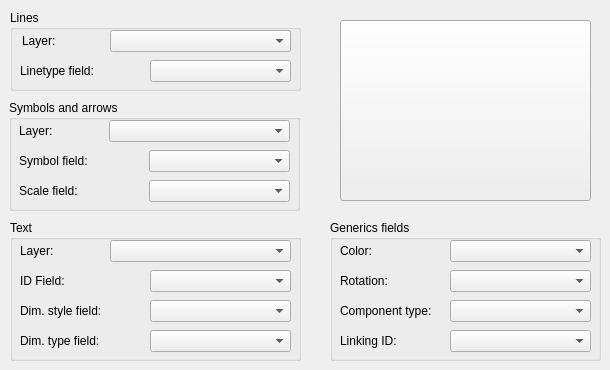
   <widget class="QWidget" name="DBTab">
    <attribute name="title">
     <string>DB</string>
    </attribute>
    <widget class="QGroupBox" name="groupBox_5">
     <property name="geometry">
      <rect>
       <x>10</x>
       <y>10</y>
       <width>291</width>
       <height>81</height>
      </rect>
     </property>
     <property name="title">
      <string>Lines</string>
     </property>
     <widget class="QLabel" name="label_2">
      <property name="geometry">
       <rect>
        <x>12</x>
        <y>20</y>
        <width>81</width>
        <height>21</height>
       </rect>
      </property>
      <property name="text">
       <string>Layer:</string>
      </property>
     </widget>
     <widget class="QComboBox" name="linearLayerName">
      <property name="geometry">
       <rect>
        <x>100</x>
        <y>20</y>
        <width>181</width>
        <height>22</height>
       </rect>
      </property>
      <property name="toolTip">
       <string>Name of the layer for dimension lines.</string>
      </property>
     </widget>
     <widget class="QComboBox" name="lineTypeFieldName">
      <property name="geometry">
       <rect>
        <x>140</x>
        <y>50</y>
        <width>141</width>
        <height>22</height>
       </rect>
      </property>
      <property name="toolTip">
       <string>Field storing the linetype name.</string>
      </property>
     </widget>
     <widget class="QLabel" name="label_21">
      <property name="geometry">
       <rect>
        <x>10</x>
        <y>50</y>
        <width>121</width>
        <height>21</height>
       </rect>
      </property>
      <property name="text">
       <string>Linetype field:</string>
      </property>
     </widget>
    </widget>
    <widget class="QGroupBox" name="groupBox_6">
     <property name="geometry">
      <rect>
       <x>9</x>
       <y>100</y>
       <width>291</width>
       <height>111</height>
      </rect>
     </property>
     <property name="title">
      <string>Symbols and arrows</string>
     </property>
     <widget class="QComboBox" name="symbolLayerName">
      <property name="geometry">
       <rect>
        <x>100</x>
        <y>20</y>
        <width>181</width>
        <height>22</height>
       </rect>
      </property>
      <property name="toolTip">
       <string>Name of the layer for dimension symbols and arrows.</string>
      </property>
     </widget>
     <widget class="QLabel" name="label_13">
      <property name="geometry">
       <rect>
        <x>10</x>
        <y>20</y>
        <width>81</width>
        <height>21</height>
       </rect>
      </property>
      <property name="text">
       <string>Layer:</string>
      </property>
     </widget>
     <widget class="QLabel" name="label_22">
      <property name="geometry">
       <rect>
        <x>10</x>
        <y>50</y>
        <width>121</width>
        <height>21</height>
       </rect>
      </property>
      <property name="text">
       <string>Symbol field:</string>
      </property>
     </widget>
     <widget class="QComboBox" name="symbolFieldName">
      <property name="geometry">
       <rect>
        <x>140</x>
        <y>50</y>
        <width>141</width>
        <height>22</height>
       </rect>
      </property>
      <property name="toolTip">
       <string>Field storing the symbol name.</string>
      </property>
     </widget>
     <widget class="QComboBox" name="scaleFieldName">
      <property name="geometry">
       <rect>
        <x>140</x>
        <y>80</y>
        <width>141</width>
        <height>22</height>
       </rect>
      </property>
      <property name="toolTip">
       <string>Field storing the symbol size.</string>
      </property>
     </widget>
     <widget class="QLabel" name="label_23">
      <property name="geometry">
       <rect>
        <x>10</x>
        <y>80</y>
        <width>121</width>
        <height>21</height>
       </rect>
      </property>
      <property name="text">
       <string>Scale field:</string>
      </property>
     </widget>
    </widget>
    <widget class="QGroupBox" name="groupBox_7">
     <property name="geometry">
      <rect>
       <x>330</x>
       <y>220</y>
       <width>271</width>
       <height>141</height>
      </rect>
     </property>
     <property name="title">
      <string>Generics fields</string>
     </property>
     <widget class="QLabel" name="label_24">
      <property name="geometry">
       <rect>
        <x>10</x>
        <y>50</y>
        <width>101</width>
        <height>21</height>
       </rect>
      </property>
      <property name="text">
       <string>Rotation:</string>
      </property>
     </widget>
     <widget class="QComboBox" name="rotFieldName">
      <property name="geometry">
       <rect>
        <x>120</x>
        <y>50</y>
        <width>141</width>
        <height>22</height>
       </rect>
      </property>
      <property name="toolTip">
       <string>Field storing the rotation of the punctual elements od dimension (symbols, arrows, text).</string>
      </property>
     </widget>
     <widget class="QLabel" name="label_16">
      <property name="geometry">
       <rect>
        <x>10</x>
        <y>20</y>
        <width>101</width>
        <height>21</height>
       </rect>
      </property>
      <property name="text">
       <string>Color:</string>
      </property>
     </widget>
     <widget class="QComboBox" name="colorFieldName">
      <property name="geometry">
       <rect>
        <x>120</x>
        <y>20</y>
        <width>141</width>
        <height>22</height>
       </rect>
      </property>
      <property name="toolTip">
       <string>Field storing the RGB colorfor all elements of dimension (e.g. &quot;255,255,255,255&quot; = white with total opacity).</string>
      </property>
     </widget>
     <widget class="QLabel" name="label_28">
      <property name="geometry">
       <rect>
        <x>10</x>
        <y>110</y>
        <width>101</width>
        <height>21</height>
       </rect>
      </property>
      <property name="text">
       <string>Linking ID:</string>
      </property>
     </widget>
     <widget class="QComboBox" name="idParentFieldName">
      <property name="geometry">
       <rect>
        <x>120</x>
        <y>110</y>
        <width>141</width>
        <height>22</height>
       </rect>
      </property>
      <property name="toolTip">
       <string>Field storing the ID of the dimension to group all elements (except the text which is the root element).</string>
      </property>
     </widget>
     <widget class="QLabel" name="label_25">
      <property name="geometry">
       <rect>
        <x>10</x>
        <y>80</y>
        <width>101</width>
        <height>21</height>
       </rect>
      </property>
      <property name="text">
       <string>Component type:</string>
      </property>
     </widget>
     <widget class="QComboBox" name="componentFieldName">
      <property name="geometry">
       <rect>
        <x>120</x>
        <y>80</y>
        <width>141</width>
        <height>22</height>
       </rect>
      </property>
      <property name="toolTip">
       <string>&lt;html&gt;&lt;head/&gt;&lt;body&gt;&lt;p&gt;Field storing the component type of dimension:&lt;/p&gt;&lt;p&gt;&amp;quot;D1&amp;quot; = Dimension line 1.&lt;/p&gt;&lt;p&gt;&amp;quot;D2&amp;quot; = Dimension line 2.&lt;/p&gt;&lt;p&gt;&amp;quot;E1&amp;quot; = Extension line 1.&lt;/p&gt;&lt;p&gt;&amp;quot;E2&amp;quot; = Extension line 2.&lt;/p&gt;&lt;p&gt;&amp;quot;L&amp;quot;  = Leader.&lt;/p&gt;&lt;p&gt;&amp;quot;B1&amp;quot; = Block 1.&lt;/p&gt;&lt;p&gt;&amp;quot;B2&amp;quot; = Block 2.&lt;/p&gt;&lt;p&gt;&amp;quot;LB&amp;quot; = Leader Block.&lt;/p&gt;&lt;p&gt;&amp;quot;AB&amp;quot; = Arc Block.&lt;/p&gt;&lt;p&gt;&amp;quot;D1&amp;quot; = Dimension point 1.&lt;/p&gt;&lt;p&gt;&amp;quot;D2&amp;quot; = Dimension point 2.&lt;/p&gt;&lt;/body&gt;&lt;/html&gt;</string>
      </property>
     </widget>
    </widget>
    <widget class="QGroupBox" name="groupBox_8">
     <property name="geometry">
      <rect>
       <x>10</x>
       <y>220</y>
       <width>291</width>
       <height>141</height>
      </rect>
     </property>
     <property name="title">
      <string>Text</string>
     </property>
     <widget class="QLabel" name="label_27">
      <property name="geometry">
       <rect>
        <x>10</x>
        <y>50</y>
        <width>121</width>
        <height>21</height>
       </rect>
      </property>
      <property name="text">
       <string>ID Field:</string>
      </property>
     </widget>
     <widget class="QComboBox" name="idFieldName">
      <property name="geometry">
       <rect>
        <x>140</x>
        <y>50</y>
        <width>141</width>
        <height>22</height>
       </rect>
      </property>
      <property name="toolTip">
       <string>Field storing the unique code for each dimension.</string>
      </property>
     </widget>
     <widget class="QComboBox" name="dimStyleFieldName">
      <property name="geometry">
       <rect>
        <x>140</x>
        <y>80</y>
        <width>141</width>
        <height>22</height>
       </rect>
      </property>
      <property name="toolTip">
       <string>Field storing the name of the dimension style.</string>
      </property>
     </widget>
     <widget class="QLabel" name="label_29">
      <property name="geometry">
       <rect>
        <x>10</x>
        <y>80</y>
        <width>121</width>
        <height>21</height>
       </rect>
      </property>
      <property name="text">
       <string>Dim. style field:</string>
      </property>
     </widget>
     <widget class="QLabel" name="label_30">
      <property name="geometry">
       <rect>
        <x>10</x>
        <y>110</y>
        <width>121</width>
        <height>21</height>
       </rect>
      </property>
      <property name="text">
       <string>Dim. type field:</string>
      </property>
     </widget>
     <widget class="QComboBox" name="dimTypeFieldName">
      <property name="geometry">
       <rect>
        <x>140</x>
        <y>110</y>
        <width>141</width>
        <height>22</height>
       </rect>
      </property>
      <property name="toolTip">
       <string>&lt;html&gt;&lt;head/&gt;&lt;body&gt;&lt;p&gt;Field storing the dimension type:&lt;/p&gt;&lt;p&gt;&amp;quot;AL&amp;quot; = linear dimension that is aligned with the origin points of the extension lines.&lt;/p&gt;&lt;p&gt;&amp;quot;AN&amp;quot; = angular dimension, it measures the angle between selected objects or 3 points.&lt;/p&gt;&lt;p&gt;&amp;quot;BL&amp;quot; = linear, angular, or ordinate dimension from the baseline of the previous or selected dimension.&lt;/p&gt;&lt;p&gt;&amp;quot;CE&amp;quot; = creates the center mark or the centerlines of circles and arcs.&lt;/p&gt;&lt;p&gt;&amp;quot;DI&amp;quot; = creates a diameter dimension for a circle or an arc.&lt;/p&gt;&lt;p&gt;&amp;quot;LD&amp;quot; = creates a line that connects annotation to a feature..&lt;/p&gt;&lt;p&gt;&amp;quot;LI&amp;quot; = linear dimension with a horizontal, vertical, or rotated dimension line.&lt;/p&gt;&lt;p&gt;&amp;quot;RA&amp;quot; = radial dimension, measures the radius of a selected circle or arc and displays the dimension text with a radius symbol in front of it.&lt;/p&gt;&lt;p&gt;&amp;quot;AR&amp;quot; = arc length dimensions measure the distance along an arc or polyline arc segment.&lt;/p&gt;&lt;/body&gt;&lt;/html&gt;</string>
      </property>
     </widget>
     <widget class="QLabel" name="label_14">
      <property name="geometry">
       <rect>
        <x>10</x>
        <y>20</y>
        <width>81</width>
        <height>21</height>
       </rect>
      </property>
      <property name="text">
       <string>Layer:</string>
      </property>
     </widget>
     <widget class="QComboBox" name="textualLayerName">
      <property name="geometry">
       <rect>
        <x>100</x>
        <y>20</y>
        <width>181</width>
        <height>22</height>
       </rect>
      </property>
      <property name="toolTip">
       <string>Name of the layer storing dimension texts.</string>
      </property>
     </widget>
    </widget>
    <widget class="QPushButton" name="previewDummy">
     <property name="geometry">
      <rect>
       <x>340</x>
       <y>20</y>
       <width>251</width>
       <height>181</height>
      </rect>
     </property>
     <property name="text">
      <string/>
     </property>
    </widget>
   </widget>
